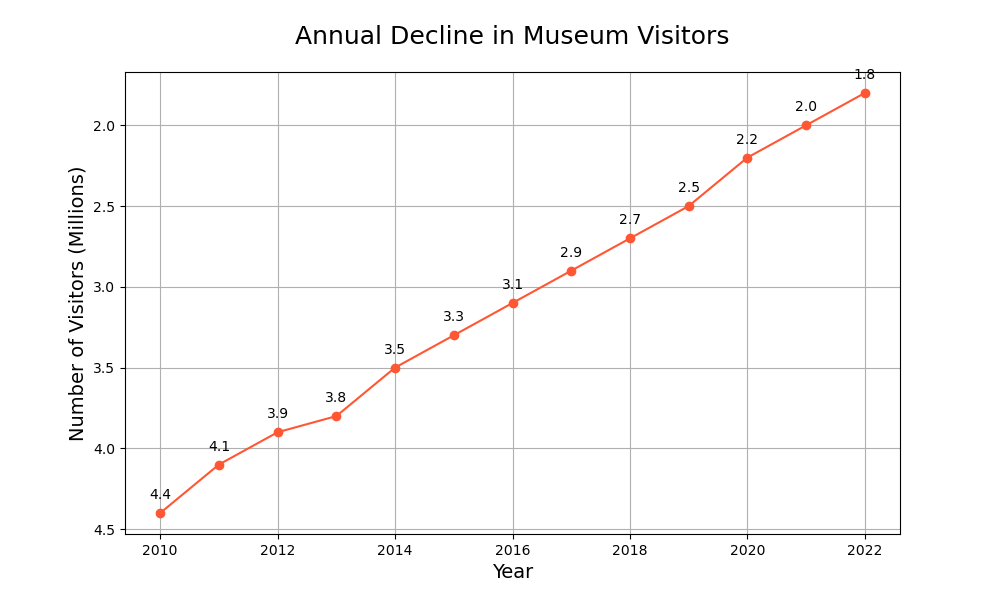

Write Python code to recreate this figure.

import matplotlib.pyplot as plt

# Data points
years = [2010, 2011, 2012, 2013, 2014, 2015, 2016, 2017, 2018, 2019, 2020, 2021, 2022]
visitors = [4.4, 4.1, 3.9, 3.8, 3.5, 3.3, 3.1, 2.9, 2.7, 2.5, 2.2, 2.0, 1.8]

# Create figure and plot
fig, ax = plt.subplots(figsize=(10, 6))  # Change width and height of the chart

# Change the color scheme using specific hex codes
ax.plot(years, visitors, color='#ff5733', marker='o')  # Example color code and marker for each point

# Set the title and labels
ax.set_title('Annual Decline in Museum Visitors', fontsize=18, pad=20)  # Change the topic and headline of the chart
ax.set_xlabel('Year', fontsize=14)
ax.set_ylabel('Number of Visitors (Millions)', fontsize=14)

# Adding annotations/labels
for (year, visitor) in zip(years, visitors):
    ax.annotate(f'{visitor}', xy=(year, visitor), textcoords="offset points", xytext=(0,10), ha='center')

plt.grid(True)  # Adding grid
ax.invert_yaxis()  # Inverting y axis
plt.show()
